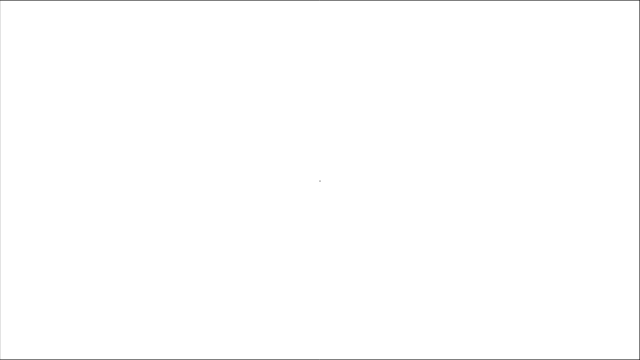
Frame 1 (no input)
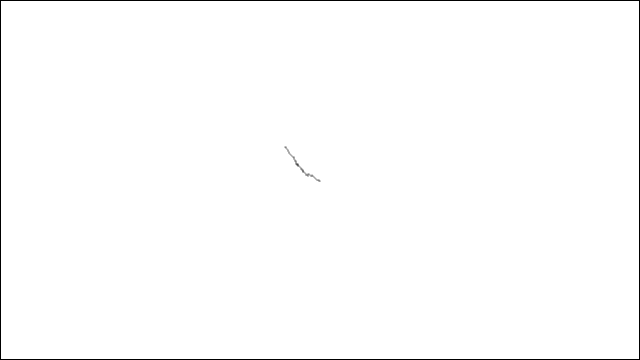
Frame 60 (no input)
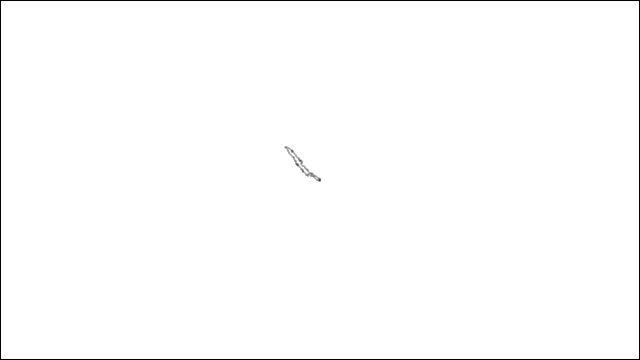
Frame 120 (the mouse pressed at the canvas centre since frame 60)

The p5.js sketch that drew these frames (run headless with seeded random() and noise() and a simulated clock; from frame 60 on, the mouse is pressed at the canvas centre):

// p5.js sketch
// ── sketch.js
// 50%の確率でマウスの方向に進むランダム・ウォーカー

let walker;

const drawFrame = () => {
	noFill();
	stroke(0);
	rect(0, 0, 640, 360);
}

function setup() {
	createCanvas(640, 360);
	background(255);
	walker = new Walker();
}

function draw() {
	drawFrame();
	walker.step();
	walker.display();
}

class Walker {
	constructor() {
		this.x = width / 2;
		this.y = height / 2;
	}
	display() {
		stroke(0);
		point(this.x, this.y);
	}
	step() {
		let r = random(1);
		if (r < 0.5) {
			let dx = mouseX - this.x;
			let dy = mouseY - this.y;
			this.x += !isNaN(dx / abs(dx)) ? dx / abs(dx) : 0;
			this.y += !isNaN(dy / abs(dy)) ? dy / abs(dy) : 0;
		} else if (r < 0.625) {
			this.x++;
		} else if (r < 0.75) {
			this.y++;
		} else if (r < 0.875) {
			this.x--;
		} else {
			this.y--;
		}
	}
}
